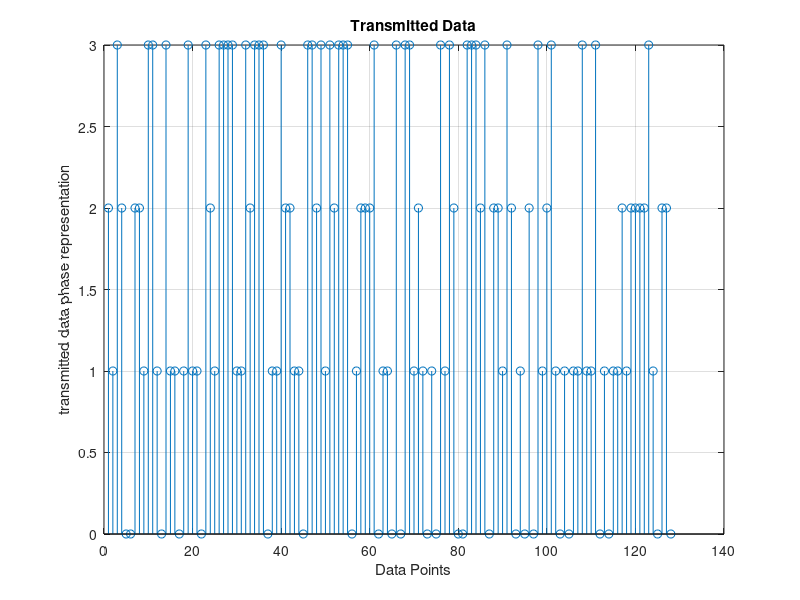
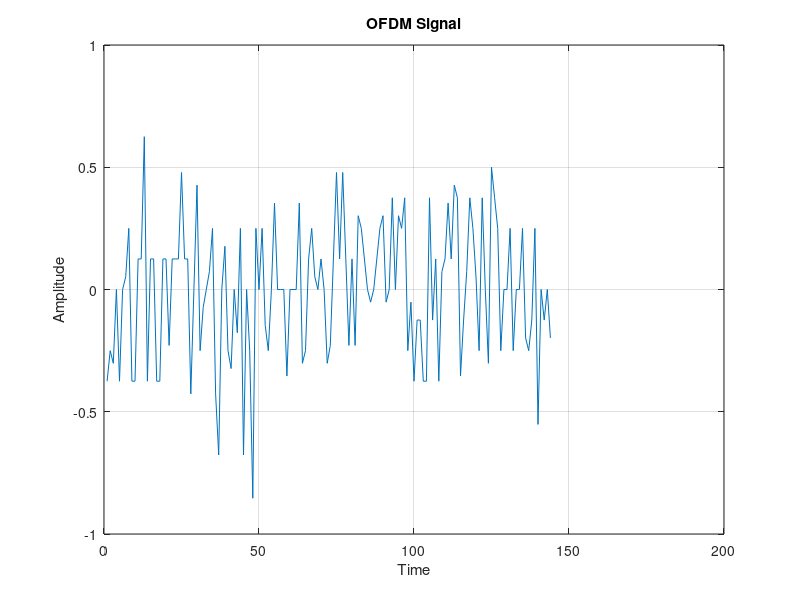
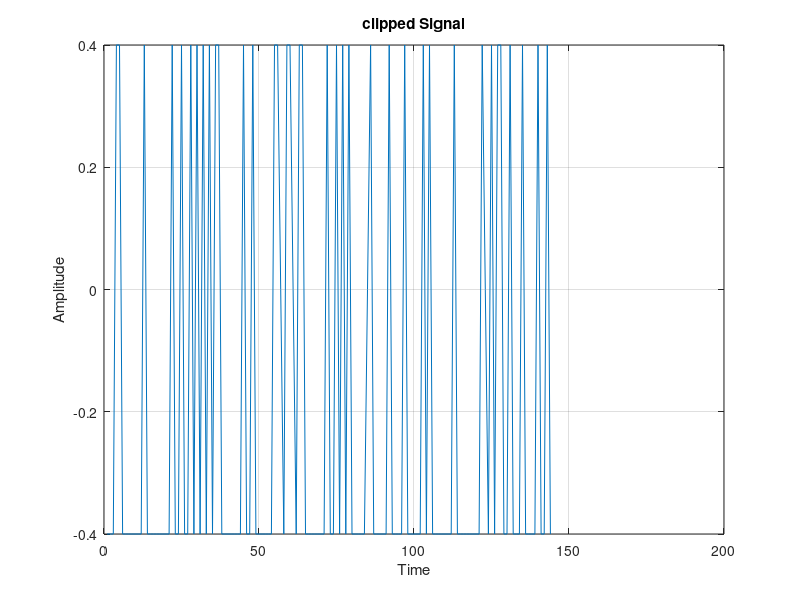
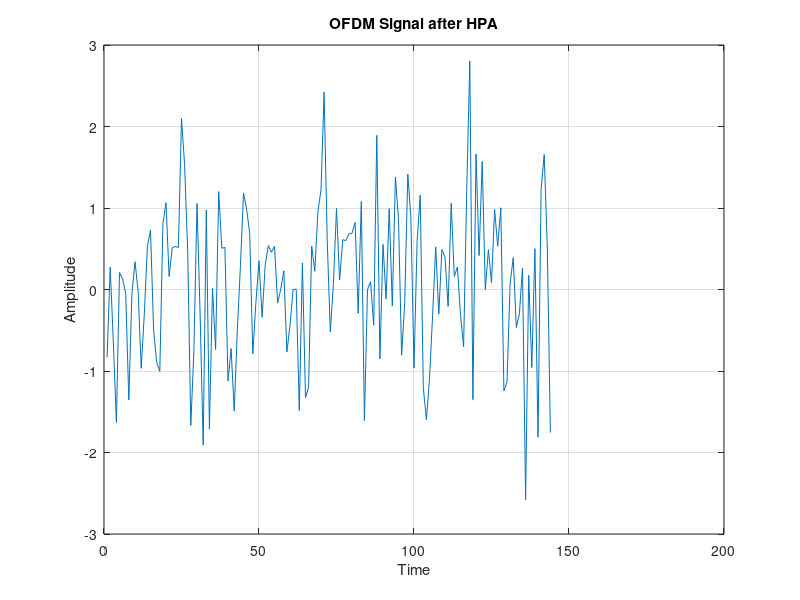

Write MATLAB code to recreate these figures, in order.


%%%%Code-1- Signal Clipping Technique

clc
clear all
close all  
 
 
M = 4;                        %   QPSK signal 
data_points = 128;            %   have 128 data points
blk_size = 8;                 %   size of each ofdm block
cp_len = ceil(0.1*blk_size);  %   length of cyclic prefix
ifft_points = blk_size;       %   128 points for the FFT/IFFT
fft_points = blk_size;
 
%%%% Transmitter Part %%%%%%
data_source = randsrc(1, data_points, 0:M-1); %%%%Generating 1 x 128 vector of random data points
figure(1)
stem(data_source); 
title('Transmitted Data')
xlabel('Data Points');
ylabel('transmitted data phase representation')
grid on; 
 
%%%%%%%%%%%% QPSK modulation%%%%%%%%%
qpsk_mod_data = pskmod(data_source, M);
 
%%%%%%%%%%%% IFFT on each block %%%%%%
 
num_cols=length(qpsk_mod_data)/blk_size;%   First:Find out the number of colums that will exist after reshaping
data_matrix = reshape(qpsk_mod_data, blk_size, num_cols);
 
 
cp_start = blk_size-cp_len;             %   Second: Create empty matix to put the IFFT'd data
cp_end = blk_size;
 
 
for i=1:num_cols                        %   Third: Operate columnwise & do CP
    ifft_matrix(:,i) = ifft((data_matrix(:,i)),ifft_points);
   
    for j=1:cp_len                      %   Compute and append Cyclic Prefix
       actual_cp(j,i) = ifft_matrix(j+cp_start,i);
    end
    ifft_data(:,i) = vertcat(actual_cp(:,i),ifft_matrix(:,i)); %   Append the CP to the existing block to create the actual OFDM block
end
 
%%%%%%Converting  to serial stream for transmission%%%%%%%%%%%5
[rows_ifft_data cols_ifft_data]=size(ifft_data);
len_ofdm_data = rows_ifft_data*cols_ifft_data;
 
%%%%%%%Actual OFDM signal to be Transmitted %%%%%%%%%%%%%%%%%
ofdm_signal = reshape(ifft_data, 1, len_ofdm_data);
figure(3)
plot(real(ofdm_signal));
title('OFDM Signal');
xlabel('Time');
ylabel('Amplitude');
grid on;
 
%%%%%%%%%%%%%% CLIPPING TECHNIQUE %%%%%%%%%%%%
 
avg=0.4;
clipped=ofdm_signal;
for i=1:length(clipped)
    if clipped(i) > avg
        clipped(i) = avg;
    end
    if clipped(i) < -avg
        clipped(i) = -avg;
    end
end
figure(4)
plot(real(clipped)); 
title('clipped Signal');
xlabel('Time'); 
ylabel('Amplitude');
grid on;
 
%%%%%%%%%%% High Pass Amplifier %%%%%%%%%%%%%%%%%%%%%%%%%
 
noise = randn(1,len_ofdm_data) +  sqrt(-1)*randn(1,len_ofdm_data);%%%%%%Generating random complex noise%%%%%%
 
%%%%%%%%%% Transmitted OFDM signal after passing through HPA
 
%%%%%%Without clipping%%%%%%%%%%%%
for i=1:length(ofdm_signal)
    if ofdm_signal(i) > avg
        ofdm_signal(i) = ofdm_signal(i)+noise(i);
    end
    if ofdm_signal(i) < -avg
        ofdm_signal(i) = ofdm_signal(i)+noise(i);
    end
end
figure(5)
plot(real(ofdm_signal)); 
title('OFDM Signal after HPA');
xlabel('Time'); 
ylabel('Amplitude');
grid on;
 
%%%%%%With clipping%%%%%%%%%%%%
avg=0.4;
for i=1:length(clipped)
    if clipped(i) > avg
        clipped(i) = clipped(i)+noise(i);
    end
    if clipped(i) < -avg
        clipped(i) = clipped(i)+noise(i);
    end
end
figure(6)
plot(real(clipped));
title('clipped Signal after HPA');
xlabel('Time');
ylabel('Amplitude');
grid on;
 
%%%%%%%%%%%% Channel %%%%%%%%%%%%%%%%%%%%
 
channel = randn(1,blk_size) + sqrt(-1)*randn(1,blk_size);  %   Creating a complex multipath channel
 
%%%%%%%%%%%% Receiver Without Clipped Signal %%%%%%%%%%%%%%%%%%
 
channel_signal = filter(channel, 1, ofdm_signal);%%%%Passing the ofdm signal through the channel
 
awgn_noise = awgn(zeros(1,length(channel_signal)),0);%%%%%% Adding AWGN Noise
 
recvd_signal = awgn_noise+channel_signal;   %%%%%%%%% Adding  whole noise to signal...
 
recvd_signal_matrix = reshape(recvd_signal,rows_ifft_data, cols_ifft_data);%%%%%%Converting Data back to "parallel" form to perform FFT
 
recvd_signal_matrix(1:cp_len,:)=[]          %%%%%%%%%%%% Removing Cylic Prefix
 
 
for i=1:cols_ifft_data,
    
    fft_data_matrix(:,i) = fft(recvd_signal_matrix(:,i),fft_points);%%%%%% Performing FFT
end
 
recvd_serial_data = reshape(fft_data_matrix, 1,(blk_size*num_cols));%%%%%%%% Converting to Serial stream
 
qpsk_demod_data = pskdemod(recvd_serial_data,M);% %%%%%%%% Demodulating the data
 
figure(7)
stem(qpsk_demod_data,'rx');
title('Received Data "X"')
xlabel('Data Points');
ylabel('received data phase representation');
grid on;
   
%%%%%%%%%%% Reciever With Clipped Signal %%%%%%%%%%%%%
 
channel_signal = filter(channel, 1, clipped);  %  Pass the ofdm signal through the channel
 
awgn_noise = awgn(zeros(1,length(channel_signal)),0);%%%%%%%% Adding AWGN Noise
 
recvd_signal = awgn_noise+channel_signal;%%%%%%%%%%Adding Whole noise to signal
 
recvd_signal_matrix = reshape(recvd_signal,rows_ifft_data, cols_ifft_data);%%%%%%%%%Converting Data back to "parallel" form to perform FFT
 
recvd_signal_matrix(1:cp_len,:)=[];%%%%%%%%Removing CP
 
 
for i=1:cols_ifft_data,
    
    fft_data_matrix(:,i) = fft(recvd_signal_matrix(:,i),fft_points);%%%%%%%Performing FFT
end
 
recvd_serial_data = reshape(fft_data_matrix, 1,(blk_size*num_cols));%%%%%%%%Converting again to serial stream
 
qpsk_demod_data = pskdemod(recvd_serial_data,M);%%%%%%%%%%%%Demodulating the data
figure(8)
stem(qpsk_demod_data,'rx');
title('Received Data clipped "X"')  
xlabel('Data Points');
ylabel('received data phase representation');
grid on;
